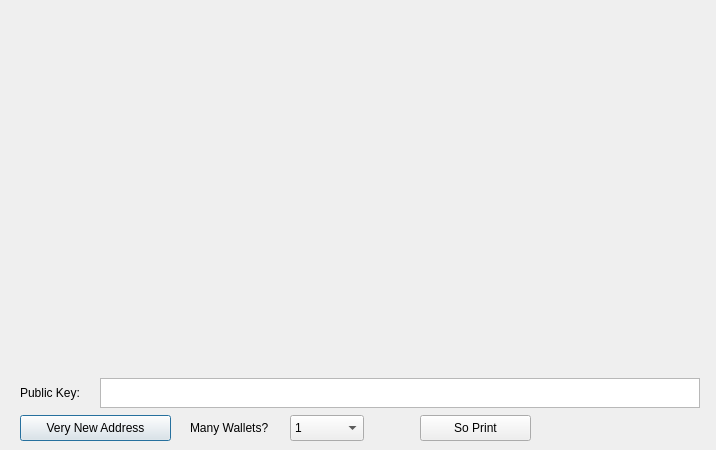
<?xml version="1.0" encoding="UTF-8"?>
<ui version="4.0">
 <class>PaperWalletDialog</class>
 <widget class="QDialog" name="PaperWalletDialog">
  <property name="geometry">
   <rect>
    <x>0</x>
    <y>0</y>
    <width>716</width>
    <height>450</height>
   </rect>
  </property>
  <property name="windowTitle">
   <string>Print Your Paper Wallets</string>
  </property>
  <widget class="QLabel" name="privateKeyQRCode">
   <property name="geometry">
    <rect>
     <x>524</x>
     <y>159</y>
     <width>149</width>
     <height>149</height>
    </rect>
   </property>
   <property name="text">
    <string/>
   </property>
   <property name="scaledContents">
    <bool>true</bool>
   </property>
  </widget>
  <widget class="QLabel" name="addressQRCode">
   <property name="geometry">
    <rect>
     <x>47</x>
     <y>86</y>
     <width>120</width>
     <height>120</height>
    </rect>
   </property>
   <property name="text">
    <string/>
   </property>
   <property name="scaledContents">
    <bool>true</bool>
   </property>
  </widget>
  <widget class="QPushButton" name="getNewAddress">
   <property name="geometry">
    <rect>
     <x>20</x>
     <y>415</y>
     <width>151</width>
     <height>26</height>
    </rect>
   </property>
   <property name="text">
    <string>Very New Address</string>
   </property>
   <property name="icon">
    <iconset resource="../dogecoin.qrc">
     <normaloff>:/icons/add</normaloff>:/icons/add</iconset>
   </property>
  </widget>
  <widget class="QLabel" name="paperTemplate">
   <property name="geometry">
    <rect>
     <x>20</x>
     <y>10</y>
     <width>675</width>
     <height>362</height>
    </rect>
   </property>
   <property name="text">
    <string notr="true"/>
   </property>
   <property name="pixmap">
    <pixmap resource="../dogecoin.qrc">:/icons/paper_wallet</pixmap>
   </property>
  </widget>
  <widget class="VerticalLabel" name="addressText">
   <property name="geometry">
    <rect>
     <x>212</x>
     <y>20</y>
     <width>31</width>
     <height>341</height>
    </rect>
   </property>
   <property name="font">
    <font>
     <family>Monospace</family>
     <pointsize>12</pointsize>
     <weight>75</weight>
     <italic>false</italic>
     <bold>true</bold>
    </font>
   </property>
   <property name="text">
    <string/>
   </property>
   <property name="alignment">
    <set>Qt::AlignCenter</set>
   </property>
   <property name="textInteractionFlags">
    <set>Qt::TextSelectableByKeyboard|Qt::TextSelectableByMouse</set>
   </property>
  </widget>
  <widget class="VerticalLabel" name="privateKeyText">
   <property name="geometry">
    <rect>
     <x>500</x>
     <y>10</y>
     <width>31</width>
     <height>361</height>
    </rect>
   </property>
   <property name="font">
    <font>
     <family>Monospace</family>
     <pointsize>8</pointsize>
     <weight>50</weight>
     <italic>false</italic>
     <bold>false</bold>
    </font>
   </property>
   <property name="text">
    <string/>
   </property>
   <property name="scaledContents">
    <bool>true</bool>
   </property>
   <property name="alignment">
    <set>Qt::AlignCenter</set>
   </property>
   <property name="textInteractionFlags">
    <set>Qt::TextSelectableByKeyboard|Qt::TextSelectableByMouse</set>
   </property>
  </widget>
  <widget class="QPushButton" name="printButton">
   <property name="geometry">
    <rect>
     <x>420</x>
     <y>415</y>
     <width>111</width>
     <height>26</height>
    </rect>
   </property>
   <property name="text">
    <string>So Print</string>
   </property>
   <property name="icon">
    <iconset resource="../dogecoin.qrc">
     <normaloff>:/icons/receiving_addresses</normaloff>:/icons/receiving_addresses</iconset>
   </property>
  </widget>
  <widget class="QDialogButtonBox" name="buttonBox">
   <property name="geometry">
    <rect>
     <x>610</x>
     <y>415</y>
     <width>81</width>
     <height>26</height>
    </rect>
   </property>
   <property name="standardButtons">
    <set>QDialogButtonBox::NoButton</set>
   </property>
   <property name="centerButtons">
    <bool>true</bool>
   </property>
  </widget>
  <widget class="QLabel" name="label">
   <property name="geometry">
    <rect>
     <x>190</x>
     <y>415</y>
     <width>91</width>
     <height>26</height>
    </rect>
   </property>
   <property name="text">
    <string>Many Wallets?</string>
   </property>
  </widget>
  <widget class="QComboBox" name="walletCount">
   <property name="geometry">
    <rect>
     <x>290</x>
     <y>415</y>
     <width>74</width>
     <height>26</height>
    </rect>
   </property>
   <property name="editable">
    <bool>false</bool>
   </property>
   <item>
    <property name="text">
     <string>1</string>
    </property>
   </item>
   <item>
    <property name="text">
     <string>2</string>
    </property>
   </item>
   <item>
    <property name="text">
     <string>3</string>
    </property>
   </item>
   <item>
    <property name="text">
     <string>4</string>
    </property>
   </item>
   <item>
    <property name="text">
     <string>5</string>
    </property>
   </item>
   <item>
    <property name="text">
     <string>6</string>
    </property>
   </item>
   <item>
    <property name="text">
     <string>7</string>
    </property>
   </item>
   <item>
    <property name="text">
     <string>8</string>
    </property>
   </item>
   <item>
    <property name="text">
     <string>9</string>
    </property>
   </item>
   <item>
    <property name="text">
     <string>10</string>
    </property>
   </item>
   <item>
    <property name="text">
     <string>11</string>
    </property>
   </item>
   <item>
    <property name="text">
     <string>12</string>
    </property>
   </item>
  </widget>
  <widget class="QTextEdit" name="publicKey">
   <property name="geometry">
    <rect>
     <x>100</x>
     <y>378</y>
     <width>600</width>
     <height>30</height>
    </rect>
   </property>
   <property name="undoRedoEnabled">
    <bool>false</bool>
   </property>
   <property name="readOnly">
    <bool>true</bool>
   </property>
   <property name="html">
    <string>&lt;!DOCTYPE HTML PUBLIC &quot;-//W3C//DTD HTML 4.0//EN&quot; &quot;http://www.w3.org/TR/REC-html40/strict.dtd&quot;&gt;
&lt;html&gt;&lt;head&gt;&lt;meta name=&quot;qrichtext&quot; content=&quot;1&quot; /&gt;&lt;style type=&quot;text/css&quot;&gt;
p, li { white-space: pre-wrap; }
&lt;/style&gt;&lt;/head&gt;&lt;body style=&quot; font-family:'Sans Serif'; font-size:9pt; font-weight:400; font-style:normal;&quot;&gt;
&lt;p style=&quot;-qt-paragraph-type:empty; margin-top:0px; margin-bottom:0px; margin-left:0px; margin-right:0px; -qt-block-indent:0; text-indent:0px;&quot;&gt;&lt;br /&gt;&lt;/p&gt;&lt;/body&gt;&lt;/html&gt;</string>
   </property>
   <property name="acceptRichText">
    <bool>false</bool>
   </property>
  </widget>
  <widget class="QLabel" name="label_2">
   <property name="geometry">
    <rect>
     <x>20</x>
     <y>380</y>
     <width>91</width>
     <height>26</height>
    </rect>
   </property>
   <property name="text">
    <string>Public Key:</string>
   </property>
  </widget>
  <zorder>getNewAddress</zorder>
  <zorder>paperTemplate</zorder>
  <zorder>addressQRCode</zorder>
  <zorder>privateKeyQRCode</zorder>
  <zorder>addressText</zorder>
  <zorder>privateKeyText</zorder>
  <zorder>printButton</zorder>
  <zorder>buttonBox</zorder>
  <zorder>label</zorder>
  <zorder>walletCount</zorder>
  <zorder>publicKey</zorder>
  <zorder>label_2</zorder>
 </widget>
 <customwidgets>
  <customwidget>
   <class>VerticalLabel</class>
   <extends>QLabel</extends>
   <header>verticallabel.h</header>
  </customwidget>
 </customwidgets>
 <resources>
  <include location="../dogecoin.qrc"/>
 </resources>
 <connections>
  <connection>
   <sender>buttonBox</sender>
   <signal>rejected()</signal>
   <receiver>PaperWalletDialog</receiver>
   <slot>close()</slot>
   <hints>
    <hint type="sourcelabel">
     <x>650</x>
     <y>408</y>
    </hint>
    <hint type="destinationlabel">
     <x>357</x>
     <y>214</y>
    </hint>
   </hints>
  </connection>
 </connections>
</ui>
